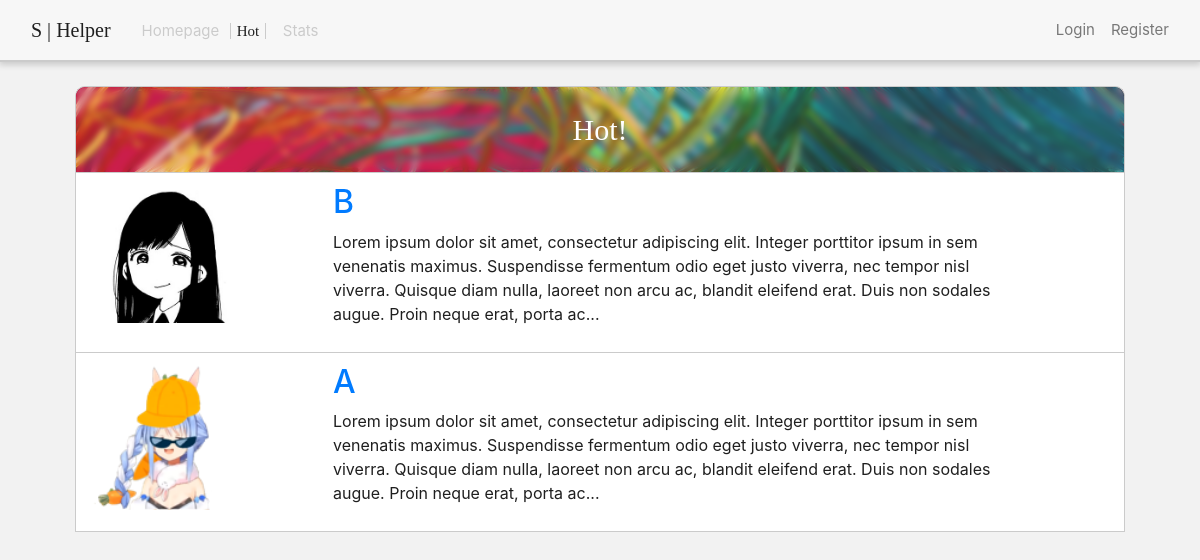
The page /hot on the database as committed earlier.
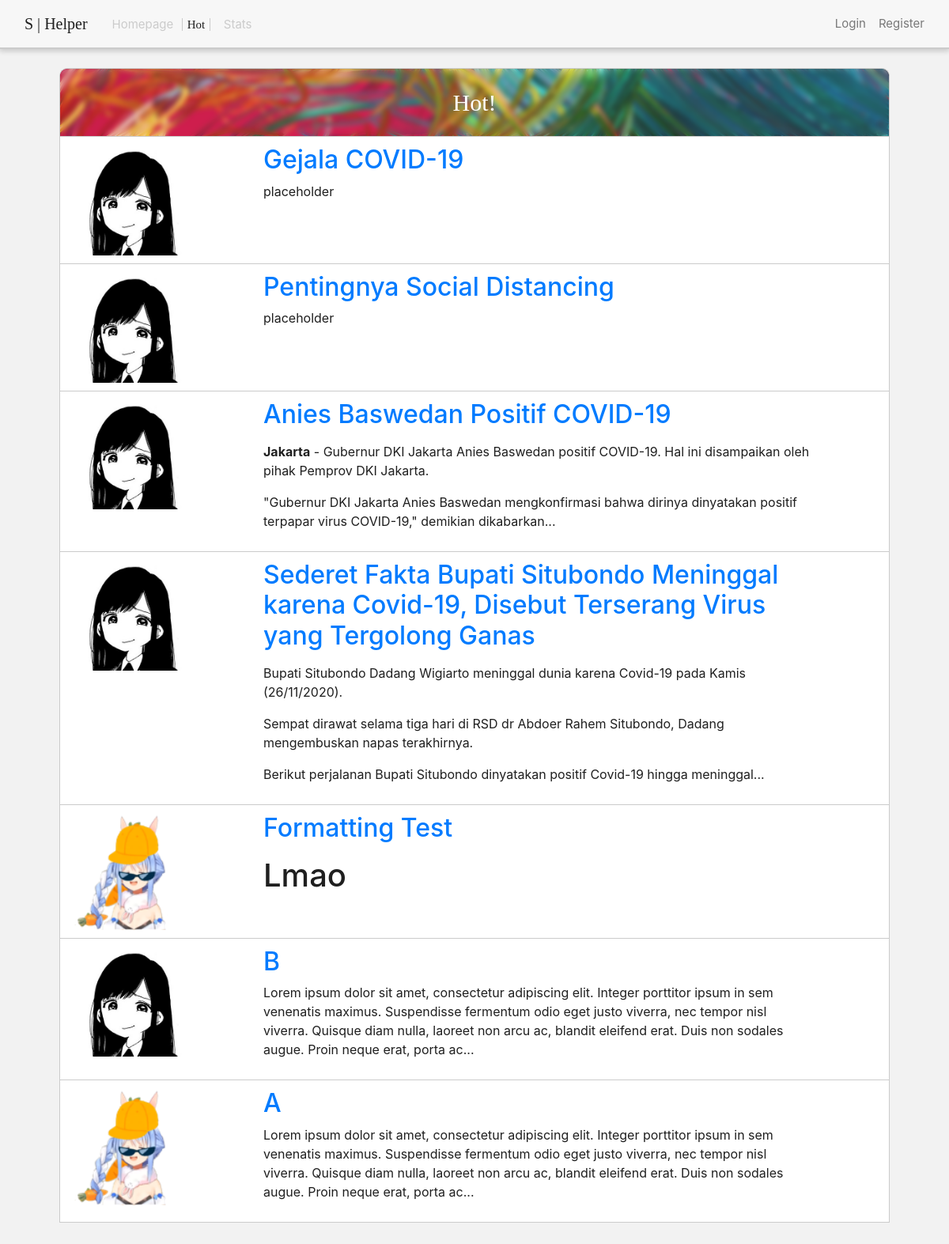
The same page on the database as committed later.
### hub/models.py (models this page shows, shortened)
class Post(db.Model):
    id = db.Column(db.Integer, primary_key=True)
    title = db.Column(db.String(100), nullable=False)
    date_posted = db.Column(db.DateTime, nullable=False, default=datetime.utcnow)
    content = db.Column(db.Text, nullable=False)
    user_id = db.Column(db.Integer, db.ForeignKey('user.id'), nullable=False)

class User(db.Model, UserMixin):
    id = db.Column(db.Integer, primary_key=True)
    username = db.Column(db.String(20), unique=True, nullable=False)
    email = db.Column(db.String(120), unique=True, nullable=False)
    image_file = db.Column(db.String(20), nullable=False, default='default.jpg')
    password = db.Column(db.String(60), nullable=False)
    posts = db.relationship('Post', backref='author', lazy=True)

### hub/routes.py (the view)
@app.route('/hot')
def hot():
    return render_template(
        'hot.html',
        posts = Post.query.order_by(Post.date_posted.desc()).all(),
        )

### hub/templates/hot.html
{% extends 'no_sidebar.index.html' %}
{% block navbar %}
	<div class="cpx-15 button_cont">
		<a class="button_txt right_mar sf_semibold_sel dehigh" href="{{ url_for('front') }}">Homepage</a>
		<a class="button_txt middle_mar dehigh sf_semibold_sel button_txt sf_semibold_sel right_mar sf_semibold black_1f" href="{{ url_for('hot') }}">Hot</a>
		<a class="button_txt dehigh sf_semibold_sel left_mar" href="{{ url_for('stats') }}">Stats</a>
	</div>
{% endblock %}
{% block body %}
<div class="pt7-sh">
	<div class="hot_bgbg">
		<div class="backgore3 imag_pudding2 text-center">
			<p class="sf_semibold font_30 mb-0px white_font">Hot!</p>
		</div>
	</div>
    {% for post in posts %}
        <article class="media posts_bg row">
          <div class="col-md-3">
          	<img class="article_image" src="{{ url_for('static', filename='profile_pics/' + post.author.image_file) }}">
          </div>
          <div class="col-md-9">
            <h2><a class="" href="{{ url_for('post', post_id=post.id) }}">{{ post.title }}</a></h2>
            <p class="">{{ post.content | truncate(300) | safe  }}</p>
           </div>
        </article>
    {% endfor %}
</div>
{% endblock %}

### hub/templates/no_sidebar.index.html (shortened to what this page needs)
<!DOCTYPE html>
<html>
<head>
	<link rel="stylesheet" type="text/css" href="{{ url_for('static',filename='css/bootstrap.css') }}">
  <link rel="stylesheet" type="text/css" href="{{ url_for('static',filename='css/bootstrap-grid.css') }}">
	<link rel="stylesheet" type="text/css" href="{{ url_for('static',filename='customCss/shelper.css') }}">
</head>
<body>
	<header class="site-header logo_col">
      <nav class="navbar navbar-expand-md navbar-dark fixed-top shadow_lol header_t position-fixed header_s">
        <div class="container-fluid">
          <a class="logo_sh cmr-15px" href="/">S | Helper</a>
          <div class="collapse navbar-collapse" id="navbarToggle">
            <div class="navbar-nav mr-auto">
              {% block navbar %}
              {% endblock %}
            </div>
              <div class="navbar-nav">
                {% if current_user.is_authenticated %}
                  <a class="button_txt mr-3" href="{{ url_for('new_post') }}">New Post</a>
                  <a class="button_txt mr-3" href="{{ url_for('account') }}">Account</a>
                  <a class="button_txt"  href="{{ url_for('logout') }}">Logout</a>
                {% else %}
                  <a class="button_txt mr-3" href="{{ url_for('login') }}">Login</a>
                  <a class="button_txt" href="{{ url_for('register') }}">Register</a>
                {% endif %}
              </div>
          </div>
        </div>
      </nav>
    </header>
	<main class="content_sh">
		{% block body %}
		{% endblock %}
	</main>
</body>
</html>

### hub/static/customCss/shelper.css (style rules this page uses)
body { font-family: "SF Pro Display"; background-color: #F2F2F2; color: #1F1F1F; }
.navbar { position: relative; display: -ms-flexbox; display: flex; -ms-flex-wrap: wrap; flex-wrap: wrap; -ms-flex-align: center; align-items: center; -ms-flex-pack: justify; justify-content: space-between; padding-top: 0.7rem; padding-bottom: 0.7rem; }
.header_t { background-color: rgba(249, 249, 249, 0.75); backdrop-filter: blur(9px); border-bottom: 2px solid #CBCBCB }
.shadow_lol { box-shadow: 0px 2px 6px 1px rgba(0, 0, 0, 0.16); }
.button_txt { font-size: 15px; text-decoration: none; color: #787878; }
.logo_sh { font-size: 20px; color: #1F1F1F; text-decoration: none; font-family: "SF Pro Display Semibold"; }
.cmr-15px { margin-right: 15px; }
.header_s { padding-top: 15px; padding-bottom: 15px; }
.button_cont { border: 1px solid rgba(203, 203, 203, 0); }
.cpx-15 { padding-right: 15px; padding-left: 15px; border-radius: 5px; }
.dehigh { color: #CBCBCB; }
.middle_mar { padding-right: 6px; padding-left: 6px; border-left: 1px solid #CBCBCB; border-right: 1px solid #CBCBCB; transition: 0.3s; }
.left_mar { margin-left: 6px; transition: 0.3s; }
.right_mar { margin-right: 6px; transition: 0.3s; }
.sf_semibold { color: #1F1F1F; text-decoration: none; font-family: "SF Pro Display Semibold"; }
.mb-0px { margin-bottom: 0px; }
.white_font { color: #FFFFFF; }
.pt7-sh { padding-top: 5.4rem; }
.posts_bg { background-color: white; border: 1px solid #CBCBCB; padding: 10px 80px 10px 0px; margin: 0px 0px -1px 0px; }
.font_30 { font-size: 30px; }
.imag_pudding2 { padding: 20px 50px 20px 50px; }
.backgore3 { background-color: rgba(200, 200, 200, 0.15); backdrop-filter: blur(3px); border-top-right-radius:10px; border-top-left-radius:10px; }
.content_sh { margin: 0px 75px 30px 75px; }
.article_image { width: 150px }
.hot_bgbg { background-image: url('/static/image/third.jpg'); border-top-right-radius:10px; border-top-left-radius:10px; background-size: 1300px 500px; background-repeat: no-repeat; background-position: center; border: 1px solid #CBCBCB; border-bottom: none; }

Rows that differ between the two databases and show on the page:
added Post: image_file (placeholder picture), title "Gejala COVID-19", content "placeholder"
added Post: image_file (placeholder picture), title "Pentingnya Social Distancing", content "placeholder"
added Post: image_file (placeholder picture), title "Anies Baswedan Positif COVID-19", content "Jakarta - Gubernur DKI Jakarta Anies Baswedan positif COVID-19. Hal ini disampaikan oleh pihak Pemprov DKI Jakarta. \"Gubernur DKI Jakarta Anies Baswedan mengkonfirmasi bahwa dirinya dinyatakan positif terpapar virus COVID-19,\" demikian dikabarkan..."
added Post: image_file (placeholder picture), title "Sederet Fakta Bupati Situbondo Meninggal karena Covid-19, Disebut Terserang Virus yang Tergolong Ganas", content "Bupati Situbondo Dadang Wigiarto meninggal dunia karena Covid-19 pada Kamis (26/11/2020). Sempat dirawat selama tiga hari di RSD dr Abdoer Rahem Situbondo, Dadang mengembuskan napas terakhirnya. Berikut perjalanan Bupati Situbondo dinyatakan positif Covid-19 hingga meninggal..."
added Post: image_file (picture), title "Formatting Test", content "Lmao"
